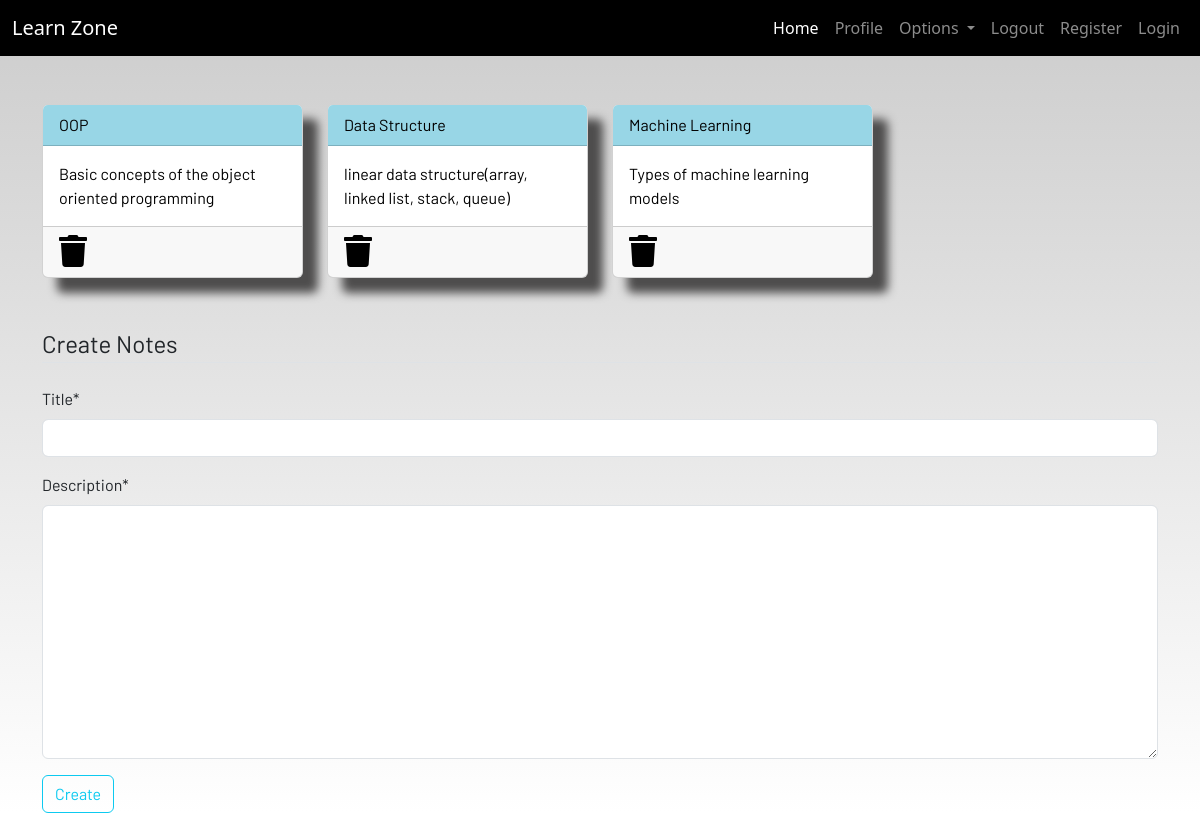
Screenshot of /notes (signed in) with the database file from the repository.
### dashboard/models.py (models this page shows, shortened)
class Notes(models.Model):
    user = models.ForeignKey(User,on_delete=models.CASCADE)
    title = models.CharField(max_length=200)
    description = models.TextField()
    def __str__(self):
            return self.title
    class Meta:
        verbose_name_plural = "notes"

### dashboard/views.py (the view)
# urls.py: path('notes',views.notes,name='notes'),
def notes(request):
    if request.method == 'POST':
        form = NotesFrom(request.POST)
        if form.is_valid():
            notes = Notes(user = request.user,title=request.POST['title'],description=request.POST['description'])
            notes.save()
        messages.success(request, f"Notes added from {request.user.username} successfully")
    else:
        form = NotesFrom()
    notes = Notes.objects.filter(user = request.user)
    context = {'notes':notes, 'form':form}
    return render(request, 'dashboard/notes.html',context)

### dashboard/forms.py
class NotesFrom(forms.ModelForm):
    class Meta:
        model = Notes
        fields = ['title','description']

### dashboard/templates/dashboard/notes.html (shortened to what this page needs)
{% extends 'dashboard/base.html' %}
{% load static %}
{% load crispy_forms_tags %}
{% block content %}
<div class="container">
    <div class="row">
        {% for note in notes %}
        <div class="col-md-3">
            <a href="{% url 'notes-detail' note.id %}">
                <div class="card">
                    <div class="card-header">{{note.title}}</div>
                    <div class="card-body">{{note.description | slice:"0:100"}}</div>
                    <div class="card-footer mt-auto "><a href="{% url 'delete-note' note.id %}">
                        <i class="fa fa-trash fa-2x"></i></a>
                    </div>
                </div>
            </a>
        </div>
        {% endfor %}
        <br><br>
    </div>
</div>
<br><br>
<div class="container">
    <form method="POST">
            <legend class="border-bottom mb-4">Create Notes</legend>
    {{ form|crispy }}
        <div class="form-group">
            <button href="" class="btn btn-outline-info" type="submit">
                Create
            </button>
        </div>
    </form>
</div>
{% endblock content %}

### static/CSS/main.css (style rules this page uses)
html { scroll-behavior: smooth; height: 100%; width: 100%; }
.card { box-shadow: 15px 15px 10px rgb(78, 77, 77); }
a { text-decoration: none !important; color: black; }
.card-header { color: black !important; background: rgb(152, 214, 230) !important; transition: 0.3s ease-in; }
html, body { max-width: 100%; overflow-x: hidden; height: 100%; width: 100%; }
body { background: linear-gradient(rgba(0, 0, 0, 0.2), rgba(255, 255, 255, 0.5)); overflow-x: hidden; background-repeat: no-repeat; }
.card-header { background-color: rgb(133, 204, 231); }
.col-md-3 .card { width: 100%; height: 100%; }
.fa { color: black; }

### rows the page displays
Notes: title "OOP", description "Basic concepts of the object oriented programming"
Notes: title "Data Structure", description "linear data structure(array, linked list, stack, queue)"
Notes: title "Machine Learning", description "Types of machine learning models"
